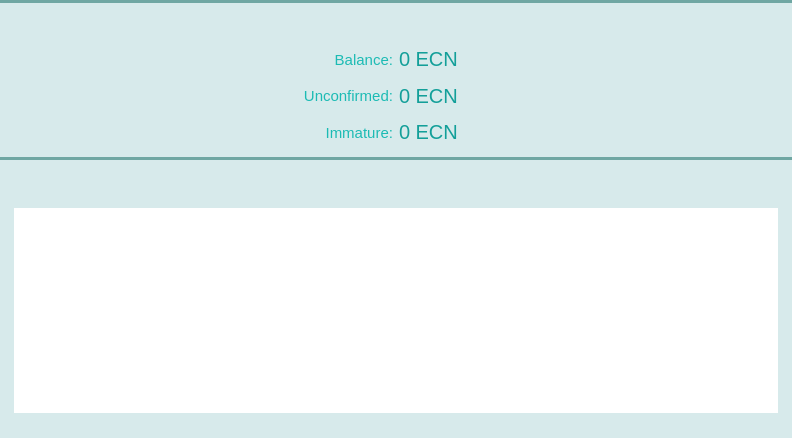
<?xml version="1.0" encoding="UTF-8"?>
<ui version="4.0">
 <class>OverviewPage</class>
 <widget class="QWidget" name="OverviewPage">
  <property name="geometry">
   <rect>
    <x>0</x>
    <y>0</y>
    <width>792</width>
    <height>438</height>
   </rect>
  </property>
  <property name="palette">
   <palette>
    <active>
     <colorrole role="Button">
      <brush brushstyle="SolidPattern">
       <color alpha="255">
        <red>215</red>
        <green>234</green>
        <blue>235</blue>
       </color>
      </brush>
     </colorrole>
     <colorrole role="Base">
      <brush brushstyle="SolidPattern">
       <color alpha="255">
        <red>215</red>
        <green>234</green>
        <blue>235</blue>
       </color>
      </brush>
     </colorrole>
     <colorrole role="Window">
      <brush brushstyle="SolidPattern">
       <color alpha="255">
        <red>215</red>
        <green>234</green>
        <blue>235</blue>
       </color>
      </brush>
     </colorrole>
     <colorrole role="Highlight">
      <brush brushstyle="SolidPattern">
       <color alpha="255">
        <red>235</red>
        <green>235</green>
        <blue>235</blue>
       </color>
      </brush>
     </colorrole>
     <colorrole role="HighlightedText">
      <brush brushstyle="SolidPattern">
       <color alpha="255">
        <red>124</red>
        <green>175</green>
        <blue>172</blue>
       </color>
      </brush>
     </colorrole>
    </active>
    <inactive>
     <colorrole role="Button">
      <brush brushstyle="SolidPattern">
       <color alpha="255">
        <red>215</red>
        <green>234</green>
        <blue>235</blue>
       </color>
      </brush>
     </colorrole>
     <colorrole role="Base">
      <brush brushstyle="SolidPattern">
       <color alpha="255">
        <red>215</red>
        <green>234</green>
        <blue>235</blue>
       </color>
      </brush>
     </colorrole>
     <colorrole role="Window">
      <brush brushstyle="SolidPattern">
       <color alpha="255">
        <red>215</red>
        <green>234</green>
        <blue>235</blue>
       </color>
      </brush>
     </colorrole>
     <colorrole role="Highlight">
      <brush brushstyle="SolidPattern">
       <color alpha="255">
        <red>235</red>
        <green>235</green>
        <blue>235</blue>
       </color>
      </brush>
     </colorrole>
     <colorrole role="HighlightedText">
      <brush brushstyle="SolidPattern">
       <color alpha="255">
        <red>124</red>
        <green>175</green>
        <blue>172</blue>
       </color>
      </brush>
     </colorrole>
    </inactive>
    <disabled>
     <colorrole role="Button">
      <brush brushstyle="SolidPattern">
       <color alpha="255">
        <red>215</red>
        <green>234</green>
        <blue>235</blue>
       </color>
      </brush>
     </colorrole>
     <colorrole role="Base">
      <brush brushstyle="SolidPattern">
       <color alpha="255">
        <red>215</red>
        <green>234</green>
        <blue>235</blue>
       </color>
      </brush>
     </colorrole>
     <colorrole role="Window">
      <brush brushstyle="SolidPattern">
       <color alpha="255">
        <red>215</red>
        <green>234</green>
        <blue>235</blue>
       </color>
      </brush>
     </colorrole>
     <colorrole role="Highlight">
      <brush brushstyle="SolidPattern">
       <color alpha="255">
        <red>240</red>
        <green>240</green>
        <blue>240</blue>
       </color>
      </brush>
     </colorrole>
     <colorrole role="HighlightedText">
      <brush brushstyle="SolidPattern">
       <color alpha="255">
        <red>124</red>
        <green>175</green>
        <blue>172</blue>
       </color>
      </brush>
     </colorrole>
    </disabled>
   </palette>
  </property>
  <property name="windowTitle">
   <string>Form</string>
  </property>
  <layout class="QVBoxLayout" name="verticalLayout">
   <property name="spacing">
    <number>0</number>
   </property>
   <property name="margin">
    <number>0</number>
   </property>
   <item>
    <widget class="QWidget" name="wStatus" native="true">
     <property name="minimumSize">
      <size>
       <width>0</width>
       <height>157</height>
      </size>
     </property>
     <property name="maximumSize">
      <size>
       <width>16777215</width>
       <height>157</height>
      </size>
     </property>
     <layout class="QVBoxLayout" name="verticalLayout_4">
      <property name="spacing">
       <number>0</number>
      </property>
      <property name="margin">
       <number>0</number>
      </property>
      <item>
       <widget class="Line" name="line">
        <property name="styleSheet">
         <string notr="true">background-color: #6fa7a3;</string>
        </property>
        <property name="frameShadow">
         <enum>QFrame::Raised</enum>
        </property>
        <property name="lineWidth">
         <number>0</number>
        </property>
        <property name="orientation">
         <enum>Qt::Horizontal</enum>
        </property>
       </widget>
      </item>
      <item>
       <widget class="QWidget" name="wStateHeader" native="true">
        <property name="minimumSize">
         <size>
          <width>0</width>
          <height>32</height>
         </size>
        </property>
        <property name="maximumSize">
         <size>
          <width>16777215</width>
          <height>32</height>
         </size>
        </property>
        <property name="sizeIncrement">
         <size>
          <width>0</width>
          <height>0</height>
         </size>
        </property>
        <property name="is_header" stdset="0">
         <bool>true</bool>
        </property>
        <layout class="QHBoxLayout" name="horizontalLayout_5">
         <property name="margin">
          <number>0</number>
         </property>
         <item>
          <spacer name="horizontalSpacer_6">
           <property name="orientation">
            <enum>Qt::Horizontal</enum>
           </property>
           <property name="sizeType">
            <enum>QSizePolicy::Fixed</enum>
           </property>
           <property name="sizeHint" stdset="0">
            <size>
             <width>5</width>
             <height>20</height>
            </size>
           </property>
          </spacer>
         </item>
         <item>
          <widget class="QLabel" name="label_4">
           <property name="minimumSize">
            <size>
             <width>24</width>
             <height>24</height>
            </size>
           </property>
           <property name="maximumSize">
            <size>
             <width>24</width>
             <height>24</height>
            </size>
           </property>
           <property name="text">
            <string/>
           </property>
           <property name="pixmap">
            <pixmap resource="../res.qrc">:/res/state.png</pixmap>
           </property>
           <property name="alignment">
            <set>Qt::AlignCenter</set>
           </property>
          </widget>
         </item>
         <item>
          <widget class="QLabel" name="label_5">
           <property name="font">
            <font>
             <pointsize>11</pointsize>
             <stylestrategy>PreferAntialias</stylestrategy>
            </font>
           </property>
           <property name="styleSheet">
            <string notr="true">QLabel {
	color: #d7eaeb;
}</string>
           </property>
           <property name="text">
            <string>Account status</string>
           </property>
          </widget>
         </item>
        </layout>
       </widget>
      </item>
      <item>
       <widget class="QWidget" name="wState" native="true">
        <property name="sizePolicy">
         <sizepolicy hsizetype="Preferred" vsizetype="Preferred">
          <horstretch>0</horstretch>
          <verstretch>0</verstretch>
         </sizepolicy>
        </property>
        <property name="styleSheet">
         <string notr="true">#wState {
	background-color: #d7eaeb;
}</string>
        </property>
        <layout class="QGridLayout" name="gridLayout">
         <item row="2" column="2">
          <layout class="QHBoxLayout" name="horizontalLayout_3">
           <item>
            <widget class="QLabel" name="labelImmature">
             <property name="font">
              <font>
               <pointsize>15</pointsize>
               <stylestrategy>PreferAntialias</stylestrategy>
              </font>
             </property>
             <property name="styleSheet">
              <string notr="true">color: #139f99;</string>
             </property>
             <property name="text">
              <string>0 ECN</string>
             </property>
             <property name="textInteractionFlags">
              <set>Qt::TextSelectableByMouse</set>
             </property>
            </widget>
           </item>
           <item>
            <widget class="QLabel" name="label_3">
             <property name="text">
              <string/>
             </property>
             <property name="pixmap">
              <pixmap resource="../res.qrc">:/res/logo_small.png</pixmap>
             </property>
            </widget>
           </item>
           <item>
            <spacer name="horizontalSpacer_4">
             <property name="orientation">
              <enum>Qt::Horizontal</enum>
             </property>
             <property name="sizeHint" stdset="0">
              <size>
               <width>40</width>
               <height>20</height>
              </size>
             </property>
            </spacer>
           </item>
          </layout>
         </item>
         <item row="1" column="2">
          <layout class="QHBoxLayout" name="horizontalLayout_2">
           <item>
            <widget class="QLabel" name="labelUnconfirmed">
             <property name="font">
              <font>
               <pointsize>15</pointsize>
               <stylestrategy>PreferAntialias</stylestrategy>
              </font>
             </property>
             <property name="styleSheet">
              <string notr="true">color: #139f99;</string>
             </property>
             <property name="text">
              <string>0 ECN</string>
             </property>
             <property name="textInteractionFlags">
              <set>Qt::TextSelectableByMouse</set>
             </property>
            </widget>
           </item>
           <item>
            <widget class="QLabel" name="label_2">
             <property name="text">
              <string/>
             </property>
             <property name="pixmap">
              <pixmap resource="../res.qrc">:/res/logo_small.png</pixmap>
             </property>
            </widget>
           </item>
           <item>
            <spacer name="horizontalSpacer_3">
             <property name="orientation">
              <enum>Qt::Horizontal</enum>
             </property>
             <property name="sizeHint" stdset="0">
              <size>
               <width>40</width>
               <height>20</height>
              </size>
             </property>
            </spacer>
           </item>
          </layout>
         </item>
         <item row="0" column="2">
          <layout class="QHBoxLayout" name="horizontalLayout">
           <item>
            <widget class="QLabel" name="labelBalance">
             <property name="font">
              <font>
               <pointsize>15</pointsize>
               <stylestrategy>PreferAntialias</stylestrategy>
              </font>
             </property>
             <property name="styleSheet">
              <string notr="true">color: #139f99;</string>
             </property>
             <property name="text">
              <string>0 ECN</string>
             </property>
             <property name="textInteractionFlags">
              <set>Qt::TextSelectableByMouse</set>
             </property>
            </widget>
           </item>
           <item>
            <widget class="QLabel" name="label">
             <property name="text">
              <string/>
             </property>
             <property name="pixmap">
              <pixmap resource="../res.qrc">:/res/logo_small.png</pixmap>
             </property>
            </widget>
           </item>
           <item>
            <spacer name="horizontalSpacer">
             <property name="orientation">
              <enum>Qt::Horizontal</enum>
             </property>
             <property name="sizeHint" stdset="0">
              <size>
               <width>40</width>
               <height>20</height>
              </size>
             </property>
            </spacer>
           </item>
          </layout>
         </item>
         <item row="0" column="1">
          <layout class="QHBoxLayout" name="horizontalLayout_4">
           <item>
            <spacer name="horizontalSpacer_2">
             <property name="orientation">
              <enum>Qt::Horizontal</enum>
             </property>
             <property name="sizeHint" stdset="0">
              <size>
               <width>40</width>
               <height>20</height>
              </size>
             </property>
            </spacer>
           </item>
           <item>
            <widget class="QLabel" name="label_6">
             <property name="font">
              <font>
               <pointsize>11</pointsize>
               <stylestrategy>PreferAntialias</stylestrategy>
              </font>
             </property>
             <property name="styleSheet">
              <string notr="true">QLabel {
	margin-right: 0px;
	margin-top: 0px;
	margin-bottom: 0px;
	color: #1cbbb4;
}</string>
             </property>
             <property name="text">
              <string>Balance:</string>
             </property>
             <property name="alignment">
              <set>Qt::AlignRight|Qt::AlignTrailing|Qt::AlignVCenter</set>
             </property>
             <property name="margin">
              <number>0</number>
             </property>
             <property name="textInteractionFlags">
              <set>Qt::NoTextInteraction</set>
             </property>
            </widget>
           </item>
          </layout>
         </item>
         <item row="1" column="1">
          <layout class="QHBoxLayout" name="horizontalLayout_9">
           <item>
            <spacer name="horizontalSpacer_5">
             <property name="orientation">
              <enum>Qt::Horizontal</enum>
             </property>
             <property name="sizeHint" stdset="0">
              <size>
               <width>40</width>
               <height>20</height>
              </size>
             </property>
            </spacer>
           </item>
           <item>
            <widget class="QLabel" name="label_7">
             <property name="font">
              <font>
               <pointsize>11</pointsize>
               <stylestrategy>PreferAntialias</stylestrategy>
              </font>
             </property>
             <property name="styleSheet">
              <string notr="true">QLabel {
	margin-right: 0px;
	margin-top: 0px;
	margin-bottom: 0px;
	color: #1cbbb4;
}</string>
             </property>
             <property name="text">
              <string>Unconfirmed:</string>
             </property>
             <property name="alignment">
              <set>Qt::AlignRight|Qt::AlignTrailing|Qt::AlignVCenter</set>
             </property>
             <property name="margin">
              <number>0</number>
             </property>
             <property name="textInteractionFlags">
              <set>Qt::NoTextInteraction</set>
             </property>
            </widget>
           </item>
          </layout>
         </item>
         <item row="2" column="1">
          <layout class="QHBoxLayout" name="horizontalLayout_10">
           <item>
            <spacer name="horizontalSpacer_7">
             <property name="orientation">
              <enum>Qt::Horizontal</enum>
             </property>
             <property name="sizeHint" stdset="0">
              <size>
               <width>40</width>
               <height>20</height>
              </size>
             </property>
            </spacer>
           </item>
           <item>
            <widget class="QLabel" name="label_8">
             <property name="font">
              <font>
               <pointsize>11</pointsize>
               <stylestrategy>PreferAntialias</stylestrategy>
              </font>
             </property>
             <property name="styleSheet">
              <string notr="true">QLabel {
	margin-right: 0px;
	margin-top: 0px;
	margin-bottom: 0px;
	color: #1cbbb4;
}</string>
             </property>
             <property name="text">
              <string>Immature:</string>
             </property>
             <property name="alignment">
              <set>Qt::AlignRight|Qt::AlignTrailing|Qt::AlignVCenter</set>
             </property>
             <property name="margin">
              <number>0</number>
             </property>
             <property name="textInteractionFlags">
              <set>Qt::NoTextInteraction</set>
             </property>
            </widget>
           </item>
          </layout>
         </item>
        </layout>
       </widget>
      </item>
     </layout>
    </widget>
   </item>
   <item>
    <widget class="QWidget" name="wLastTransactions" native="true">
     <property name="minimumSize">
      <size>
       <width>0</width>
       <height>257</height>
      </size>
     </property>
     <layout class="QVBoxLayout" name="verticalLayout_5">
      <property name="spacing">
       <number>0</number>
      </property>
      <property name="margin">
       <number>0</number>
      </property>
      <item>
       <widget class="Line" name="line_2">
        <property name="styleSheet">
         <string notr="true">background-color: #6fa7a3;</string>
        </property>
        <property name="lineWidth">
         <number>0</number>
        </property>
        <property name="orientation">
         <enum>Qt::Horizontal</enum>
        </property>
       </widget>
      </item>
      <item>
       <widget class="QWidget" name="wLastTransactionsHeader" native="true">
        <property name="minimumSize">
         <size>
          <width>0</width>
          <height>32</height>
         </size>
        </property>
        <property name="maximumSize">
         <size>
          <width>16777215</width>
          <height>32</height>
         </size>
        </property>
        <property name="is_header" stdset="0">
         <bool>true</bool>
        </property>
        <layout class="QHBoxLayout" name="horizontalLayout_7">
         <property name="margin">
          <number>0</number>
         </property>
         <item>
          <spacer name="horizontalSpacer_9">
           <property name="orientation">
            <enum>Qt::Horizontal</enum>
           </property>
           <property name="sizeType">
            <enum>QSizePolicy::Fixed</enum>
           </property>
           <property name="sizeHint" stdset="0">
            <size>
             <width>5</width>
             <height>20</height>
            </size>
           </property>
          </spacer>
         </item>
         <item>
          <widget class="QLabel" name="label_18">
           <property name="sizePolicy">
            <sizepolicy hsizetype="Fixed" vsizetype="Fixed">
             <horstretch>0</horstretch>
             <verstretch>0</verstretch>
            </sizepolicy>
           </property>
           <property name="minimumSize">
            <size>
             <width>25</width>
             <height>25</height>
            </size>
           </property>
           <property name="maximumSize">
            <size>
             <width>25</width>
             <height>25</height>
            </size>
           </property>
           <property name="text">
            <string notr="true"/>
           </property>
           <property name="pixmap">
            <pixmap resource="../res.qrc">:/res/last_transactions.png</pixmap>
           </property>
          </widget>
         </item>
         <item>
          <widget class="QLabel" name="label_19">
           <property name="font">
            <font>
             <pointsize>11</pointsize>
             <stylestrategy>PreferAntialias</stylestrategy>
            </font>
           </property>
           <property name="styleSheet">
            <string notr="true">QLabel {
	color: #d7eaeb;
}</string>
           </property>
           <property name="text">
            <string>Last transactions</string>
           </property>
          </widget>
         </item>
        </layout>
       </widget>
      </item>
      <item>
       <widget class="QWidget" name="wLastTransactionsContainer" native="true">
        <property name="styleSheet">
         <string notr="true">#wLastTransactionsContainer {
	background-color: #d7eaeb;
}</string>
        </property>
        <layout class="QHBoxLayout" name="horizontalLayout_8">
         <property name="leftMargin">
          <number>14</number>
         </property>
         <property name="topMargin">
          <number>16</number>
         </property>
         <property name="rightMargin">
          <number>14</number>
         </property>
         <property name="bottomMargin">
          <number>25</number>
         </property>
         <item>
          <widget class="QTableView" name="tableLastTransactionView">
           <property name="styleSheet">
            <string notr="true"> QScrollBar:vertical {
     border: 0px solid grey;
     background: white;
     width: 9px;
     margin: 0px 0px 0 0px;
 }
 QScrollBar::handle:vertical {
     background: #90bfbc;
     min-width: 20px;
 }

QHeaderView {
	background-color: #d7eaeb;
	font-size: 10;
	text-align:left;
}
QHeaderView::section {
    background-color: #d7eaeb;
    color: #1cbbb4;
    padding-left: 5px;
    border: 0px solid #6c6c6c;
	text-align:left;
}

/* style the sort indicator */
QHeaderView::down-arrow {
    image: url(down_arrow.png);
}

QHeaderView::up-arrow {
    image: url(up_arrow.png);
}

QTableView {
	selection-background-color: #ebebeb;
	selection-color: rgb(124, 175, 172);
}</string>
           </property>
           <property name="frameShape">
            <enum>QFrame::NoFrame</enum>
           </property>
           <property name="horizontalScrollBarPolicy">
            <enum>Qt::ScrollBarAlwaysOff</enum>
           </property>
           <property name="editTriggers">
            <set>QAbstractItemView::NoEditTriggers</set>
           </property>
           <property name="selectionMode">
            <enum>QAbstractItemView::SingleSelection</enum>
           </property>
           <property name="selectionBehavior">
            <enum>QAbstractItemView::SelectRows</enum>
           </property>
           <property name="showGrid">
            <bool>false</bool>
           </property>
           <attribute name="verticalHeaderVisible">
            <bool>false</bool>
           </attribute>
           <attribute name="verticalHeaderDefaultSectionSize">
            <number>20</number>
           </attribute>
           <attribute name="verticalHeaderMinimumSectionSize">
            <number>20</number>
           </attribute>
          </widget>
         </item>
        </layout>
       </widget>
      </item>
     </layout>
    </widget>
   </item>
  </layout>
 </widget>
 <resources>
  <include location="../res.qrc"/>
 </resources>
 <connections/>
</ui>
